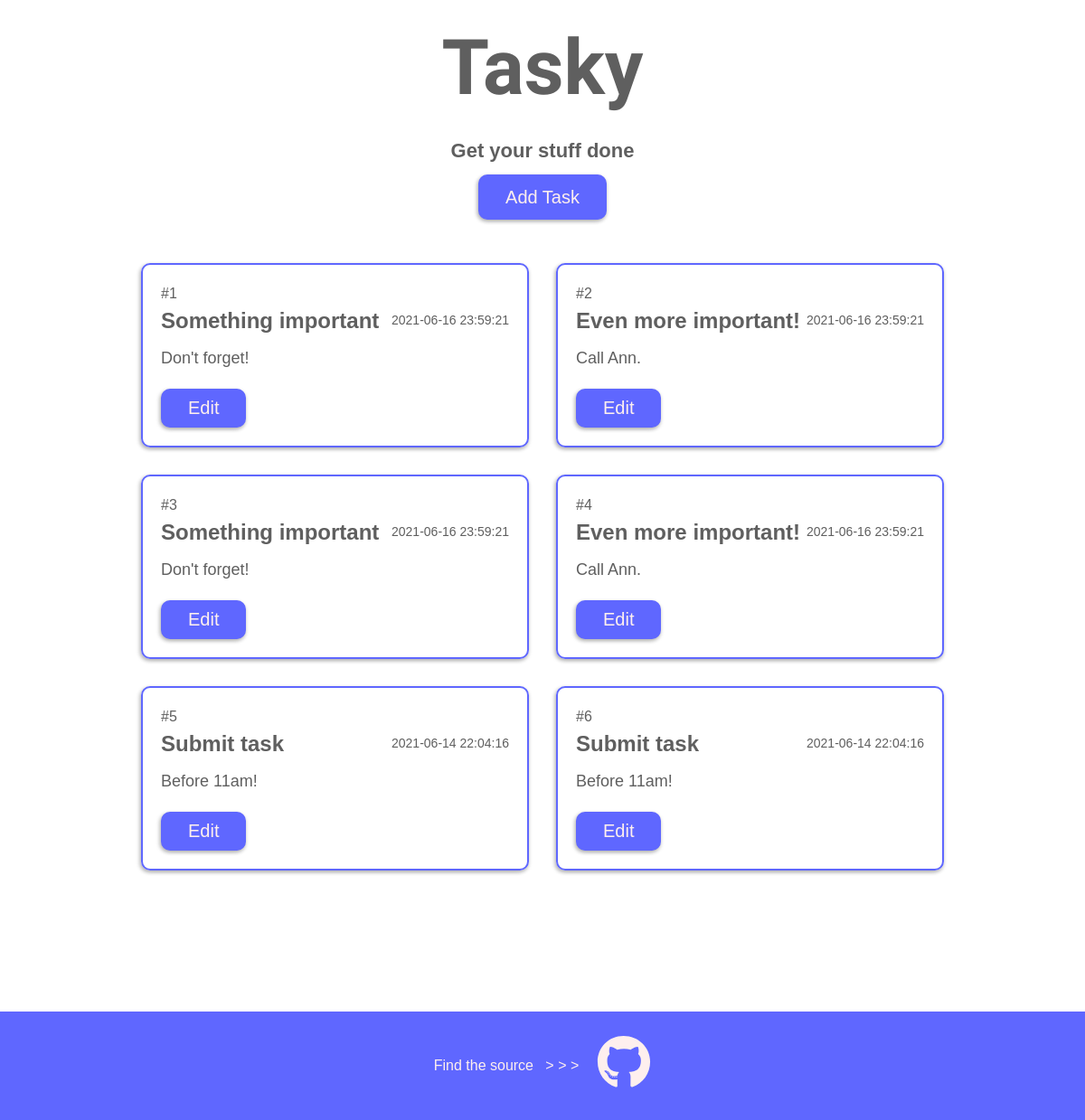
The page / on the database its author committed.
### tables this page shows
CREATE TABLE IF NOT EXISTS `tasks` (
  `id` int(11) UNSIGNED NOT NULL AUTO_INCREMENT,
  `title` varchar(255) NOT NULL,
  `details` longtext DEFAULT NULL,
  `status` tinyint(1) NOT NULL DEFAULT 0,
  `create_date` datetime NOT NULL,
  PRIMARY KEY (`id`)
);

### app/controllers/TaskController.php (called while the page is built, shortened)
<?php
class TaskController
{
  public function getTasks()
  {
    $taskData = new Database();
    $tasks = $taskData->fetchData();
    include '../views/index.php';
  }
}

### public/index.php (called while the page is built, shortened)
<?php
$entryPoint = new TaskController();
$entryPoint->getTasks();

### app/models/Database.php (called while the page is built, shortened)
<?php
class Database
{
  public $pdo = null;
  public function __construct()
  {
    $this->pdo = new PDO('mysql:host=localhost;port=3306;dbname=todo', 'root', '');
    $this->pdo->setAttribute(PDO::ATTR_ERRMODE, PDO::ERRMODE_EXCEPTION);
  }
  public function fetchData()
  {
    $statement = $this->pdo->prepare('SELECT * FROM tasks ORDER BY create_date DESC');
    $statement->execute();
    return $statement->fetchAll(PDO::FETCH_ASSOC);
  }
}

### views/index.php (the view, shortened to what this page needs)
<!DOCTYPE html>
<html lang="en">
<head>
  <link rel="stylesheet" href="../assets/styles/main.css">
</head>
<body>
  <div class="container">
    <header class="overview">
      <h1 class="overview__title">Tasky</h1>
      <h3 class="overview__subtitle">Get your stuff done</h3>
      <a href="../views/create.php" type="button" class="btn--primary">Add Task</a>
    </header>
    <main class="todo-list">
      <div class="card">
        <ul class="card__box" id="card">
          <?php foreach ($tasks as $i => $task) { ?>
            <li class="card__item">
              <span class="card__index">#<?php echo $i + 1 ?></span>
              <div class="card__item-head">
                <h2><?php echo $task['title'] ?></h2>
                <span class="card__timestamp"><?php echo $task['create_date'] ?></span>
              </div>
              <p class="card__details"><?php echo $task['details'] ?></p>
              <div class="card__actions">
                <form action="../views/update.php" method="GET">
                  <button type="submit" class="btn--primary">Edit</button>
                </form>
              </div>
            </li>
          <?php } ?>
        </ul>
      </div>
    </main>
  </div>
  <footer><span>Find the source &nbsp; &gt; &gt; &gt;</span><a href="https://github.com/larsingerlars/task-mvc-crud-oop" rel="noopener noreferrer" target="_blank">
    </a></footer>
</body>
</html>

### assets/styles/main.css (style rules this page uses)
*, *::before, *::after { box-sizing: inherit; margin: 0; padding: 0; }
html { font-size: 62.5%; }
body { background-repeat: no-repeat; box-sizing: border-box; color: #5f5f5f; font-family: sans-serif; font-size: 1.6rem; line-height: 1.5; min-height: 80vh; width: 100%; }
a { color: currentColor; text-decoration: none; }
li { list-style-type: none; }
input, textarea, button { font-family: inherit; }
h1 { font-size: clamp(2rem, 15vw, 8.5rem); }
h2 { font-size: clamp(1.8rem, 12.5vw, 2.4rem); }
h3 { font-size: clamp(1.6rem, 15vw, 2.2rem); }
.container { align-items: flex-start; display: flex; flex-direction: column; min-height: 90vh; justify-content: flex-start; width: 100%; }
.todo-list { color: #5f5f5f; width: 100%; }
footer { align-items: center; background-color: #5f67ff; color: #feefee; display: flex; gap: 2rem; height: 15vh; justify-content: center; margin-top: 12rem; width: 100%; }
.btn--primary, .btn--secondary { border-radius: 1rem; border: none; box-shadow: rgba(0, 0, 0, 0.18) 0px 2px 4px, rgba(0, 0, 0, 0.18) -2px 2px 4px; color: #feefee; cursor: pointer; font-size: 2rem; margin-top: 1rem; padding: 1rem 3rem; text-align: center; }
.btn--primary { background-color: #5f67ff; }
.overview { align-items: center; background-color: #fff; color: #5f5f5f; display: flex; flex-direction: column; justify-content: center; left: 0; max-height: -webkit-max-content; max-height: -moz-max-content; max-height: max-content; padding: 1vw; position: sticky; right: 0; top: 0; width: 100%; z-index: 10; }
.overview__title { font-family: "Knewave", cursive; margin-bottom: 1rem; }
.card__box { align-items: start; display: grid; grid-template-columns: repeat(auto-fit, minmax(30rem, 1fr)); gap: 3rem; justify-content: center; margin: 0 auto; padding: 3vw; width: 80%; }
.card__item { border-radius: 1rem; border: 2px solid #5f67ff; box-shadow: rgba(0, 0, 0, 0.18) 0px 2px 4px, rgba(0, 0, 0, 0.18) -2px 2px 4px; display: flex; flex-direction: column; padding: clamp(2rem, 1.5vw, 8rem); transition: all 0.2s ease-in-out; width: 100%; }
.card__item-head { display: flex; flex-wrap: wrap; justify-content: space-between; margin-bottom: 1rem; }
.card__details { font-size: 1.8rem; margin-bottom: 1rem; }
.card__timestamp { align-self: center; font-size: 1.4rem; font-weight: 100; }
.card__actions { display: flex; justify-content: flex-start; }

### rows shown on the page
tasks: title "Something important", create_date "2021-06-16 23:59:21", details "Don't forget!"
tasks: title "Even more important!", create_date "2021-06-16 23:59:21", details "Call Ann."
tasks: title "Something important", create_date "2021-06-16 23:59:21", details "Don't forget!"
tasks: title "Even more important!", create_date "2021-06-16 23:59:21", details "Call Ann."
tasks: title "Submit task", create_date "2021-06-14 22:04:16", details "Before 11am!"
tasks: title "Submit task", create_date "2021-06-14 22:04:16", details "Before 11am!"
